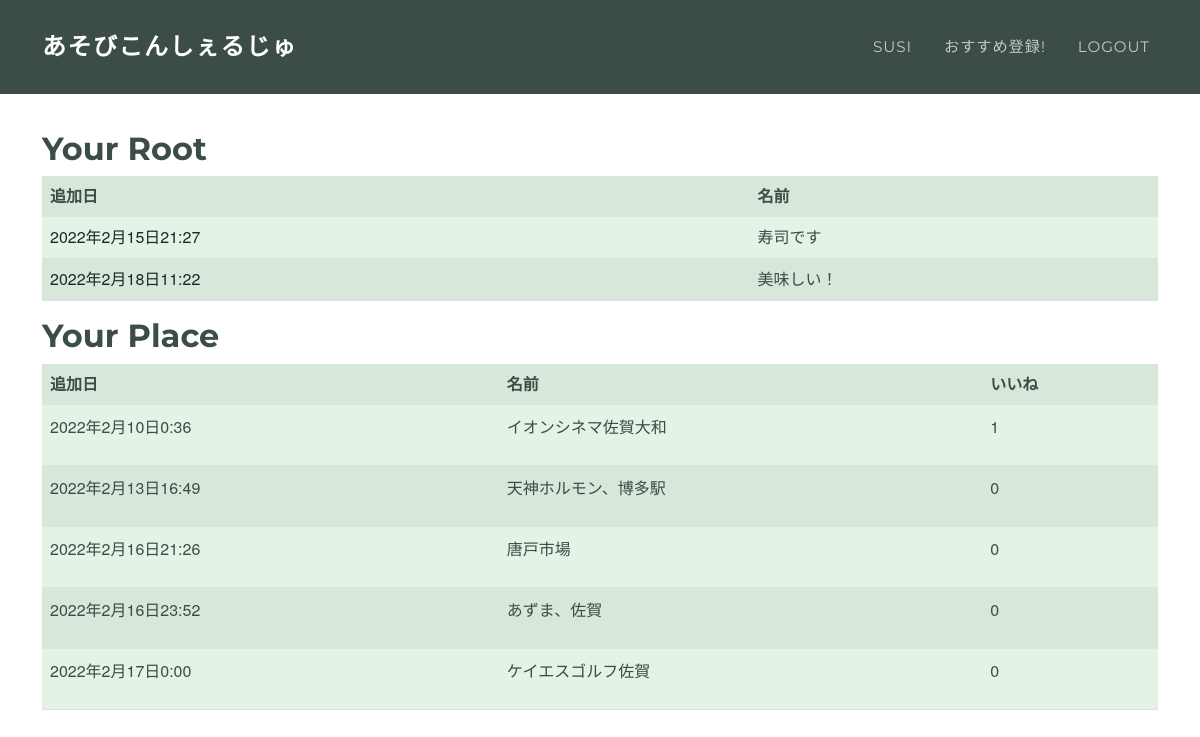
The page /user/1 (signed in) on the database as committed earlier.
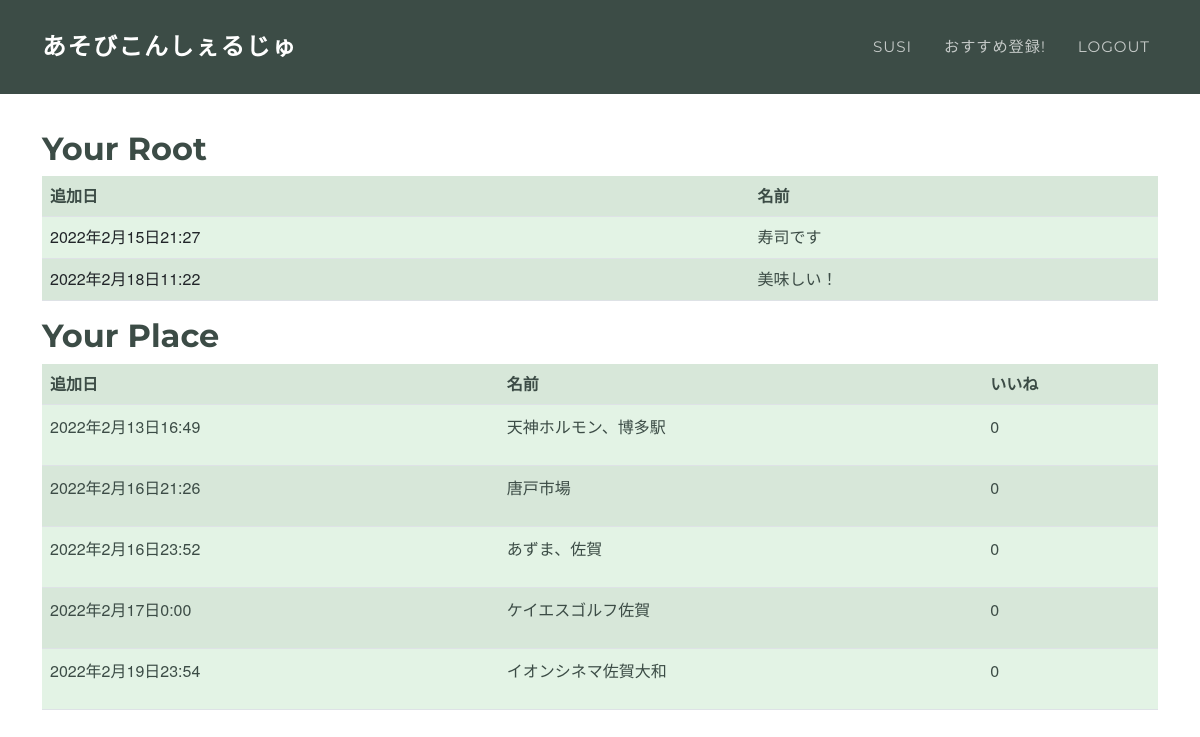
The same page on the database as committed later.
### testRoot/models.py (models this page shows, shortened)
class KeepRoot(models.Model):
    name = models.CharField(max_length=255)
    first = models.ForeignKey(TypeOfPlace, on_delete=models.CASCADE, null=True,related_name='first')
    second = models.ForeignKey(TypeOfPlace, on_delete=models.CASCADE, null=True,related_name='second')
    third = models.ForeignKey(TypeOfPlace, on_delete=models.CASCADE, null=True,related_name='third')
    author = models.ForeignKey(get_user_model(),on_delete=models.CASCADE, null=True)
    created_at = models.DateTimeField(auto_now_add=True, null=True)

class TypeOfPlace(models.Model):
    TYPE_CHOICE = (
        ('eat','ご飯'),
        ('play','遊び'),
    )
    type = models.CharField(max_length=255, choices=TYPE_CHOICE)
    name = models.CharField(max_length=255)
    atmosphere = models.ForeignKey(Atmosphere, on_delete=models.PROTECT, null=True)
    address = models.CharField(max_length=255)
    created_at = models.DateTimeField(auto_now_add=True)
    updated_at = models.DateTimeField(auto_now_add=True)
    pref = models.ForeignKey(PrefeCode, on_delete=models.PROTECT, null=True)
    ido = models.FloatField(null=True)
    keido = models.FloatField(null=True)
    image = models.ImageField(upload_to='images/', null=True)
    author = models.ForeignKey(get_user_model(),on_delete=models.CASCADE, null=True)
    good = models.IntegerField(null=True, default=0)
    comment = models.CharField(max_length=500, null=True)

### testRoot/views.py (the view)
# urls.py: path('user/<int:id>', user, name='user'),
def user(request, id):
    if request.method == 'POST':
        form = KeepRootForm(request.POST)
        if form.is_valid():
            post = form.save(commit=False)
            post.save()
            return redirect('index')
    else:
        lists = KeepRoot.objects.filter(author=request.user)
        lists_place = TypeOfPlace.objects.filter(author=request.user)
        content = {
            'lists': lists,
            'lists_place': lists_place
        }
        return render(request, 'testRoot/user.html', content)

### testRoot/templates/testRoot/user.html
{% extends 'layout.html' %}
{% block content %}
<div class="container" style="margin-top: 130px;">
    <h2 style="color: #3c4c46;">Your Root</h2>
    <table class="table table-striped table-hover" style="background-color: #e3f3e5;">
        <tr>
            <th style="color: #3c4c46;">追加日</th><th style="color: #3c4c46;">名前</th>
        </tr>
        {% for list in lists %}
            <tr>
                <td>{{list.created_at}}</td>
                <td><div class="wrapper"><a href="{% url 'detail' list.pk%}" class="effect-box">{{list.name}}</a></div></td>
            </tr>
        {% endfor %}
    </table>
    <h2 style="color: #3c4c46;">Your Place</h2>
    <table class="table table-striped table-hover" style="color: #3c4c46; background-color: #e3f3e5;">
        <tr>
            <th style="color: #3c4c46;">追加日</th><th style="color: #3c4c46;">名前</th><th style="color: #3c4c46;">いいね</th>
        </tr>
        {% for list in lists_place %}
            <tr>
                <td style="color: #3c4c46;"><p>{{list.created_at}}</p></td>
                <td style="color: #3c4c46;"><p>{{list.name}}</p></td>
                <td style="color: #3c4c46;"><p>{{list.good}}</p></td>
            </tr>
        {% endfor %}
    </table>
</div>
{% endblock %}

### templates/layout.html (shortened to what this page needs)
<!DOCTYPE html>
<html lang="ja">
{% load static %}
<head>
    <link href="https://cdn.jsdelivr.net/npm/bootstrap@5.0.2/dist/css/bootstrap.min.css" rel="stylesheet"
>
    <link rel="stylesheet" href="https://maxst.icons8.com/vue-static/landings/line-awesome/line-awesome/1.3.0/css/line-awesome.min.css" />
    <link rel="stylesheet" href="https://cdn.jsdelivr.net/npm/bootstrap-icons@1.4.0/font/bootstrap-icons.css">
    <link rel="stylesheet" href="{% static 'css/style.css' %}">
    <link rel="stylesheet" href="{% static 'css/index.css' %}">
    <link rel="stylesheet" href="{% static 'css/topPage.css' %}">
    <link rel="stylesheet" href="{% static 'css/topPage1.css' %}">
    <link rel="stylesheet" href="{% static 'css/card.css' %}">
    <link rel="stylesheet" href="{% static 'css/user.css' %}">
    <link rel="stylesheet" href="{% static 'css/logged_out.css' %}">
    <link rel="stylesheet" href="{% static 'css/login.css' %}">
</head>
<body>
    <nav class="navbar navbar-expand-lg navbar-dark fixed-top" id="mainNav" style="background-color: #3c4c46;">
        <div class="container">
            {% if user.is_authenticated %}
            <a class="navbar-brand" href="{% url 'index' %}">あそびこんしぇるじゅ</a>
            {% else %}
            <a class="navbar-brand" href="{% url 'topPage1' %}">あそびこんしぇるじゅ</a>
            {% endif %}
            <div class="collapse navbar-collapse" id="navbarResponsive">
                <ul class="navbar-nav text-uppercase ms-auto py-4 py-lg-0">
                    {% if user.is_authenticated %}
                    <li class="nav-item">
                        <div class="wrapper"><a href="{% url 'user' user.id%}" class="nav-link effect-box">{{user}}</a></div>
                    </li>
                    <li class="nav-item">
                        <div class="wrapper"><a href="{% url 'test2' %}" class="nav-link effect-box">おすすめ登録!</a></div>
                    </li>
                    <li class="nav-item">
                        <div class="wrapper"><a href='{% url "logout" %}' class="logout nav-link effect-box">logout</a></div>
                    </li>
                    {% endif %}
                </ul>
            </div>
        </div>
    </nav>
    {% block content %}
    {% endblock %}
</body>
</html>

### static/css/style.css (style rules this page uses)
html, body { width: 100%; height: 100%; }

### static/css/index.css (style rules this page uses)
* { margin: 0; padding: 0; box-sizing: border-box; }

### static/css/topPage1.css (style rules this page uses)
* { box-sizing: border-box; }
body { margin: 0; padding-top: 0px; font-family: "メイリオ","Hiragino Kaku Gothic Pro", "ヒラギノ角ゴ Pro W3", Meiryo, "ＭＳ Ｐゴシック", "Helvetica Neue", Helvetica, Arial, sans-serif; background-color: #fff; }

### static/css/user.css (style rules this page uses)
.effect-box:after, .effect-box:before { content: ''; position: absolute; left: 0; display: inline-block; height: 1.5em; width: 100%; opacity: 0; -webkit-transition: opacity 0.35s, -webkit-transform 0.35s; transition: opacity 0.35s, transform 0.35s; }
.effect-box:before { border-left: 1px solid; border-right: 1px solid; -webkit-transform: scale(1,0); transform: scale(1,0); }
.effect-box:after { border-bottom: 1px solid; border-top: 1px solid; -webkit-transform: scale(0,1); transform: scale(0,1); }
.effect-box { text-decoration: none; display: inline-block; position: relative; font-family: 'Dosis', sans-serif; color: #3c4c46; }
.wrapper { left:50%; }
a { color: #3c4c46; }
li { list-style: none; opacity: 0.7; }

Rows that differ between the two databases and show on the page:
removed TypeOfPlace: created_at "2022年2月10日0:36", name "イオンシネマ佐賀大和", good "1"
added TypeOfPlace: created_at "2022年2月19日23:54", name "イオンシネマ佐賀大和", good "0"
